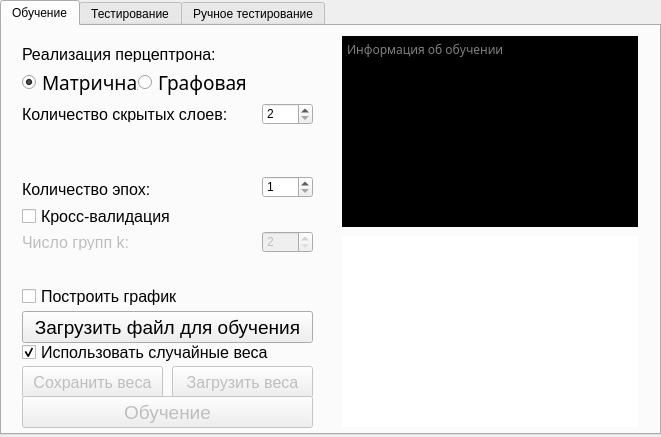
<?xml version="1.0" encoding="UTF-8"?>
<ui version="4.0">
 <class>MainWindow</class>
 <widget class="QMainWindow" name="MainWindow">
  <property name="geometry">
   <rect>
    <x>0</x>
    <y>0</y>
    <width>661</width>
    <height>437</height>
   </rect>
  </property>
  <property name="sizePolicy">
   <sizepolicy hsizetype="Fixed" vsizetype="Fixed">
    <horstretch>0</horstretch>
    <verstretch>0</verstretch>
   </sizepolicy>
  </property>
  <property name="minimumSize">
   <size>
    <width>661</width>
    <height>437</height>
   </size>
  </property>
  <property name="maximumSize">
   <size>
    <width>661</width>
    <height>437</height>
   </size>
  </property>
  <property name="windowTitle">
   <string>MainWindow</string>
  </property>
  <widget class="QWidget" name="centralwidget">
   <widget class="QTabWidget" name="tabWidget">
    <property name="enabled">
     <bool>true</bool>
    </property>
    <property name="geometry">
     <rect>
      <x>0</x>
      <y>0</y>
      <width>661</width>
      <height>435</height>
     </rect>
    </property>
    <property name="sizePolicy">
     <sizepolicy hsizetype="Expanding" vsizetype="Expanding">
      <horstretch>0</horstretch>
      <verstretch>0</verstretch>
     </sizepolicy>
    </property>
    <property name="currentIndex">
     <number>0</number>
    </property>
    <widget class="QWidget" name="learning">
     <attribute name="title">
      <string>Обучение</string>
     </attribute>
     <widget class="QLabel" name="label_realization">
      <property name="geometry">
       <rect>
        <x>20</x>
        <y>20</y>
        <width>211</width>
        <height>16</height>
       </rect>
      </property>
      <property name="font">
       <font>
        <pointsize>12</pointsize>
        <weight>50</weight>
        <bold>false</bold>
       </font>
      </property>
      <property name="text">
       <string>Реализация перцептрона:</string>
      </property>
      <property name="textFormat">
       <enum>Qt::AutoText</enum>
      </property>
     </widget>
     <widget class="QWidget" name="layoutWidget">
      <property name="geometry">
       <rect>
        <x>20</x>
        <y>40</y>
        <width>230</width>
        <height>32</height>
       </rect>
      </property>
      <property name="font">
       <font>
        <family>Geneva</family>
       </font>
      </property>
      <layout class="QHBoxLayout" name="mode_box">
       <property name="spacing">
        <number>0</number>
       </property>
       <item>
        <widget class="QRadioButton" name="matrix_mode">
         <property name="font">
          <font>
           <family>Geneva</family>
           <pointsize>14</pointsize>
          </font>
         </property>
         <property name="cursor">
          <cursorShape>PointingHandCursor</cursorShape>
         </property>
         <property name="styleSheet">
          <string notr="true"/>
         </property>
         <property name="text">
          <string>Матричная</string>
         </property>
         <property name="checked">
          <bool>true</bool>
         </property>
        </widget>
       </item>
       <item>
        <widget class="QRadioButton" name="graph_mode">
         <property name="font">
          <font>
           <family>Geneva</family>
           <pointsize>14</pointsize>
          </font>
         </property>
         <property name="cursor">
          <cursorShape>PointingHandCursor</cursorShape>
         </property>
         <property name="styleSheet">
          <string notr="true"/>
         </property>
         <property name="text">
          <string>Графовая</string>
         </property>
        </widget>
       </item>
      </layout>
     </widget>
     <widget class="QTextBrowser" name="text_browser">
      <property name="geometry">
       <rect>
        <x>340</x>
        <y>10</y>
        <width>296</width>
        <height>191</height>
       </rect>
      </property>
      <property name="font">
       <font>
        <family>Geneva</family>
       </font>
      </property>
      <property name="styleSheet">
       <string notr="true">QTextBrowser {
	background-color: black;
	color: #ffffff;
}</string>
      </property>
      <property name="html">
       <string>&lt;!DOCTYPE HTML PUBLIC &quot;-//W3C//DTD HTML 4.0//EN&quot; &quot;http://www.w3.org/TR/REC-html40/strict.dtd&quot;&gt;
&lt;html&gt;&lt;head&gt;&lt;meta name=&quot;qrichtext&quot; content=&quot;1&quot; /&gt;&lt;style type=&quot;text/css&quot;&gt;
p, li { white-space: pre-wrap; }
&lt;/style&gt;&lt;/head&gt;&lt;body style=&quot; font-family:'Geneva'; font-size:8.25pt; font-weight:400; font-style:normal;&quot;&gt;
&lt;p style=&quot;-qt-paragraph-type:empty; margin-top:0px; margin-bottom:0px; margin-left:0px; margin-right:0px; -qt-block-indent:0; text-indent:0px; font-family:'Arial'; font-size:11pt;&quot;&gt;&lt;br /&gt;&lt;/p&gt;&lt;/body&gt;&lt;/html&gt;</string>
      </property>
      <property name="placeholderText">
       <string>Информация об обучении</string>
      </property>
     </widget>
     <widget class="QLabel" name="label_layers">
      <property name="geometry">
       <rect>
        <x>20</x>
        <y>80</y>
        <width>231</width>
        <height>16</height>
       </rect>
      </property>
      <property name="font">
       <font>
        <pointsize>12</pointsize>
        <weight>50</weight>
        <bold>false</bold>
       </font>
      </property>
      <property name="text">
       <string>Количество скрытых слоев:</string>
      </property>
      <property name="textFormat">
       <enum>Qt::AutoText</enum>
      </property>
     </widget>
     <widget class="QPushButton" name="button_save_weights">
      <property name="enabled">
       <bool>false</bool>
      </property>
      <property name="geometry">
       <rect>
        <x>20</x>
        <y>340</y>
        <width>141</width>
        <height>32</height>
       </rect>
      </property>
      <property name="font">
       <font>
        <pointsize>12</pointsize>
       </font>
      </property>
      <property name="text">
       <string>Сохранить веса</string>
      </property>
     </widget>
     <widget class="QPushButton" name="button_load_weights">
      <property name="enabled">
       <bool>false</bool>
      </property>
      <property name="geometry">
       <rect>
        <x>170</x>
        <y>340</y>
        <width>141</width>
        <height>32</height>
       </rect>
      </property>
      <property name="font">
       <font>
        <pointsize>12</pointsize>
       </font>
      </property>
      <property name="text">
       <string>Загрузить веса</string>
      </property>
     </widget>
     <widget class="QLabel" name="label_epochs">
      <property name="geometry">
       <rect>
        <x>20</x>
        <y>155</y>
        <width>231</width>
        <height>16</height>
       </rect>
      </property>
      <property name="font">
       <font>
        <pointsize>12</pointsize>
        <weight>50</weight>
        <bold>false</bold>
       </font>
      </property>
      <property name="text">
       <string>Количество эпох:</string>
      </property>
      <property name="textFormat">
       <enum>Qt::AutoText</enum>
      </property>
     </widget>
     <widget class="QCheckBox" name="check_build_graph">
      <property name="geometry">
       <rect>
        <x>20</x>
        <y>260</y>
        <width>181</width>
        <height>20</height>
       </rect>
      </property>
      <property name="font">
       <font>
        <pointsize>12</pointsize>
        <weight>50</weight>
        <bold>false</bold>
       </font>
      </property>
      <property name="styleSheet">
       <string notr="true"/>
      </property>
      <property name="text">
       <string>Построить график</string>
      </property>
     </widget>
     <widget class="QCheckBox" name="check_cross_validation">
      <property name="geometry">
       <rect>
        <x>20</x>
        <y>180</y>
        <width>181</width>
        <height>20</height>
       </rect>
      </property>
      <property name="font">
       <font>
        <pointsize>12</pointsize>
        <weight>50</weight>
        <bold>false</bold>
       </font>
      </property>
      <property name="styleSheet">
       <string notr="true"/>
      </property>
      <property name="text">
       <string>Кросс-валидация</string>
      </property>
     </widget>
     <widget class="QPushButton" name="button_learning">
      <property name="enabled">
       <bool>false</bool>
      </property>
      <property name="geometry">
       <rect>
        <x>20</x>
        <y>370</y>
        <width>291</width>
        <height>32</height>
       </rect>
      </property>
      <property name="font">
       <font>
        <pointsize>14</pointsize>
       </font>
      </property>
      <property name="text">
       <string>Обучение</string>
      </property>
     </widget>
     <widget class="QSpinBox" name="spin_count_epochs">
      <property name="geometry">
       <rect>
        <x>260</x>
        <y>150</y>
        <width>51</width>
        <height>22</height>
       </rect>
      </property>
      <property name="minimum">
       <number>1</number>
      </property>
     </widget>
     <widget class="QSpinBox" name="spin_count_layers">
      <property name="geometry">
       <rect>
        <x>260</x>
        <y>77</y>
        <width>51</width>
        <height>22</height>
       </rect>
      </property>
      <property name="minimum">
       <number>2</number>
      </property>
      <property name="maximum">
       <number>5</number>
      </property>
     </widget>
     <widget class="QLabel" name="label_k">
      <property name="enabled">
       <bool>false</bool>
      </property>
      <property name="geometry">
       <rect>
        <x>20</x>
        <y>208</y>
        <width>231</width>
        <height>16</height>
       </rect>
      </property>
      <property name="font">
       <font>
        <pointsize>12</pointsize>
        <weight>50</weight>
        <bold>false</bold>
       </font>
      </property>
      <property name="text">
       <string>Число групп k:</string>
      </property>
      <property name="textFormat">
       <enum>Qt::AutoText</enum>
      </property>
     </widget>
     <widget class="QSpinBox" name="spin_k_groups">
      <property name="enabled">
       <bool>false</bool>
      </property>
      <property name="geometry">
       <rect>
        <x>260</x>
        <y>205</y>
        <width>51</width>
        <height>22</height>
       </rect>
      </property>
      <property name="minimum">
       <number>2</number>
      </property>
      <property name="maximum">
       <number>100</number>
      </property>
     </widget>
     <widget class="QCustomPlot" name="graph" native="true">
      <property name="geometry">
       <rect>
        <x>340</x>
        <y>210</y>
        <width>296</width>
        <height>191</height>
       </rect>
      </property>
      <property name="minimumSize">
       <size>
        <width>296</width>
        <height>191</height>
       </size>
      </property>
      <property name="maximumSize">
       <size>
        <width>400</width>
        <height>300</height>
       </size>
      </property>
      <property name="styleSheet">
       <string notr="true">QWidget {
	background-color: white;
}</string>
      </property>
     </widget>
     <widget class="QCheckBox" name="check_default_weights">
      <property name="geometry">
       <rect>
        <x>20</x>
        <y>316</y>
        <width>261</width>
        <height>20</height>
       </rect>
      </property>
      <property name="font">
       <font>
        <pointsize>12</pointsize>
        <weight>50</weight>
        <bold>false</bold>
       </font>
      </property>
      <property name="styleSheet">
       <string notr="true"/>
      </property>
      <property name="text">
       <string>Использовать случайные веса</string>
      </property>
      <property name="checked">
       <bool>true</bool>
      </property>
     </widget>
     <widget class="QPushButton" name="button_load_file_for_learning">
      <property name="geometry">
       <rect>
        <x>20</x>
        <y>285</y>
        <width>291</width>
        <height>32</height>
       </rect>
      </property>
      <property name="font">
       <font>
        <pointsize>14</pointsize>
       </font>
      </property>
      <property name="text">
       <string>Загрузить файл для обучения</string>
      </property>
     </widget>
     <widget class="QLabel" name="label_gif">
      <property name="geometry">
       <rect>
        <x>340</x>
        <y>10</y>
        <width>296</width>
        <height>191</height>
       </rect>
      </property>
      <property name="text">
       <string/>
      </property>
     </widget>
    </widget>
    <widget class="QWidget" name="testing">
     <attribute name="title">
      <string>Тестирование</string>
     </attribute>
     <widget class="QWidget" name="layoutWidget_2">
      <property name="enabled">
       <bool>true</bool>
      </property>
      <property name="geometry">
       <rect>
        <x>20</x>
        <y>80</y>
        <width>230</width>
        <height>32</height>
       </rect>
      </property>
      <property name="font">
       <font>
        <family>Geneva</family>
       </font>
      </property>
      <layout class="QHBoxLayout" name="perceptron_implementation_box_test">
       <property name="spacing">
        <number>0</number>
       </property>
       <item>
        <widget class="QRadioButton" name="perceptron_matrix_mode_test">
         <property name="font">
          <font>
           <family>Geneva</family>
           <pointsize>14</pointsize>
          </font>
         </property>
         <property name="cursor">
          <cursorShape>PointingHandCursor</cursorShape>
         </property>
         <property name="styleSheet">
          <string notr="true"/>
         </property>
         <property name="text">
          <string>Матричная</string>
         </property>
         <property name="checked">
          <bool>true</bool>
         </property>
        </widget>
       </item>
       <item>
        <widget class="QRadioButton" name="perceptron_graph_mode_test">
         <property name="font">
          <font>
           <family>Geneva</family>
           <pointsize>14</pointsize>
          </font>
         </property>
         <property name="cursor">
          <cursorShape>PointingHandCursor</cursorShape>
         </property>
         <property name="styleSheet">
          <string notr="true"/>
         </property>
         <property name="text">
          <string>Графовая</string>
         </property>
        </widget>
       </item>
      </layout>
     </widget>
     <widget class="QLabel" name="label_realization_test">
      <property name="enabled">
       <bool>true</bool>
      </property>
      <property name="geometry">
       <rect>
        <x>20</x>
        <y>63</y>
        <width>211</width>
        <height>16</height>
       </rect>
      </property>
      <property name="font">
       <font>
        <pointsize>12</pointsize>
        <weight>50</weight>
        <bold>false</bold>
       </font>
      </property>
      <property name="text">
       <string>Реализация перцептрона:</string>
      </property>
      <property name="textFormat">
       <enum>Qt::AutoText</enum>
      </property>
     </widget>
     <widget class="QCheckBox" name="check_now_realization">
      <property name="enabled">
       <bool>false</bool>
      </property>
      <property name="geometry">
       <rect>
        <x>20</x>
        <y>20</y>
        <width>281</width>
        <height>20</height>
       </rect>
      </property>
      <property name="font">
       <font>
        <pointsize>12</pointsize>
       </font>
      </property>
      <property name="text">
       <string>Текущая реализация</string>
      </property>
      <property name="checked">
       <bool>false</bool>
      </property>
     </widget>
     <widget class="QPushButton" name="button_load_weights_test">
      <property name="enabled">
       <bool>true</bool>
      </property>
      <property name="geometry">
       <rect>
        <x>20</x>
        <y>120</y>
        <width>291</width>
        <height>32</height>
       </rect>
      </property>
      <property name="font">
       <font>
        <pointsize>14</pointsize>
       </font>
      </property>
      <property name="text">
       <string>Загрузить веса</string>
      </property>
     </widget>
     <widget class="QPushButton" name="button_load_file_test">
      <property name="enabled">
       <bool>false</bool>
      </property>
      <property name="geometry">
       <rect>
        <x>20</x>
        <y>300</y>
        <width>291</width>
        <height>32</height>
       </rect>
      </property>
      <property name="font">
       <font>
        <pointsize>14</pointsize>
       </font>
      </property>
      <property name="text">
       <string>Выбрать файл тестовых данных</string>
      </property>
     </widget>
     <widget class="QPushButton" name="button_run_test">
      <property name="enabled">
       <bool>false</bool>
      </property>
      <property name="geometry">
       <rect>
        <x>20</x>
        <y>370</y>
        <width>291</width>
        <height>32</height>
       </rect>
      </property>
      <property name="font">
       <font>
        <pointsize>14</pointsize>
       </font>
      </property>
      <property name="text">
       <string>Запустить тестирование</string>
      </property>
     </widget>
     <widget class="QLabel" name="label_part_of_test">
      <property name="geometry">
       <rect>
        <x>20</x>
        <y>340</y>
        <width>231</width>
        <height>16</height>
       </rect>
      </property>
      <property name="font">
       <font>
        <pointsize>12</pointsize>
        <weight>50</weight>
        <bold>false</bold>
       </font>
      </property>
      <property name="text">
       <string>Часть тестовой выборки:</string>
      </property>
      <property name="textFormat">
       <enum>Qt::AutoText</enum>
      </property>
     </widget>
     <widget class="QDoubleSpinBox" name="doubleSpinBox">
      <property name="geometry">
       <rect>
        <x>250</x>
        <y>340</y>
        <width>62</width>
        <height>22</height>
       </rect>
      </property>
      <property name="font">
       <font>
        <pointsize>12</pointsize>
       </font>
      </property>
      <property name="minimum">
       <double>0.050000000000000</double>
      </property>
      <property name="maximum">
       <double>1.000000000000000</double>
      </property>
      <property name="singleStep">
       <double>0.050000000000000</double>
      </property>
      <property name="value">
       <double>1.000000000000000</double>
      </property>
     </widget>
     <widget class="QGroupBox" name="group_result">
      <property name="geometry">
       <rect>
        <x>330</x>
        <y>10</y>
        <width>301</width>
        <height>381</height>
       </rect>
      </property>
      <property name="font">
       <font>
        <pointsize>16</pointsize>
       </font>
      </property>
      <property name="title">
       <string>Результат тестирования</string>
      </property>
      <widget class="QLabel" name="label_average_mse">
       <property name="geometry">
        <rect>
         <x>10</x>
         <y>40</y>
         <width>231</width>
         <height>16</height>
        </rect>
       </property>
       <property name="font">
        <font>
         <pointsize>12</pointsize>
        </font>
       </property>
       <property name="text">
        <string>Среднее MSE:</string>
       </property>
       <property name="textFormat">
        <enum>Qt::AutoText</enum>
       </property>
      </widget>
      <widget class="QLabel" name="label_average_accuracy">
       <property name="geometry">
        <rect>
         <x>10</x>
         <y>70</y>
         <width>231</width>
         <height>16</height>
        </rect>
       </property>
       <property name="font">
        <font>
         <pointsize>12</pointsize>
         <weight>50</weight>
         <bold>false</bold>
        </font>
       </property>
       <property name="text">
        <string>Средняя точность:</string>
       </property>
       <property name="textFormat">
        <enum>Qt::AutoText</enum>
       </property>
      </widget>
      <widget class="QLabel" name="label_precision">
       <property name="geometry">
        <rect>
         <x>10</x>
         <y>100</y>
         <width>231</width>
         <height>16</height>
        </rect>
       </property>
       <property name="font">
        <font>
         <pointsize>12</pointsize>
         <weight>50</weight>
         <bold>false</bold>
        </font>
       </property>
       <property name="text">
        <string>Прецизионность:</string>
       </property>
       <property name="textFormat">
        <enum>Qt::AutoText</enum>
       </property>
      </widget>
      <widget class="QLabel" name="label_recall">
       <property name="geometry">
        <rect>
         <x>10</x>
         <y>130</y>
         <width>231</width>
         <height>16</height>
        </rect>
       </property>
       <property name="font">
        <font>
         <pointsize>12</pointsize>
         <weight>50</weight>
         <bold>false</bold>
        </font>
       </property>
       <property name="text">
        <string>Полнота:</string>
       </property>
       <property name="textFormat">
        <enum>Qt::AutoText</enum>
       </property>
      </widget>
      <widget class="QLabel" name="label_f_mesaure">
       <property name="geometry">
        <rect>
         <x>10</x>
         <y>160</y>
         <width>231</width>
         <height>16</height>
        </rect>
       </property>
       <property name="font">
        <font>
         <pointsize>12</pointsize>
         <weight>50</weight>
         <bold>false</bold>
        </font>
       </property>
       <property name="text">
        <string>f-мера:</string>
       </property>
       <property name="textFormat">
        <enum>Qt::AutoText</enum>
       </property>
      </widget>
      <widget class="QLabel" name="label_spent_time">
       <property name="geometry">
        <rect>
         <x>10</x>
         <y>190</y>
         <width>231</width>
         <height>16</height>
        </rect>
       </property>
       <property name="font">
        <font>
         <pointsize>12</pointsize>
         <weight>50</weight>
         <bold>false</bold>
        </font>
       </property>
       <property name="text">
        <string>Затраченное время:</string>
       </property>
       <property name="textFormat">
        <enum>Qt::AutoText</enum>
       </property>
      </widget>
      <widget class="QLineEdit" name="lineEdit_average_accuracy">
       <property name="geometry">
        <rect>
         <x>180</x>
         <y>70</y>
         <width>113</width>
         <height>21</height>
        </rect>
       </property>
       <property name="font">
        <font>
         <pointsize>14</pointsize>
        </font>
       </property>
       <property name="text">
        <string>0</string>
       </property>
       <property name="readOnly">
        <bool>true</bool>
       </property>
      </widget>
      <widget class="QLineEdit" name="lineEdit_average_mse">
       <property name="geometry">
        <rect>
         <x>180</x>
         <y>40</y>
         <width>113</width>
         <height>21</height>
        </rect>
       </property>
       <property name="font">
        <font>
         <pointsize>14</pointsize>
        </font>
       </property>
       <property name="text">
        <string>0</string>
       </property>
       <property name="readOnly">
        <bool>true</bool>
       </property>
      </widget>
      <widget class="QLineEdit" name="lineEdit_precision">
       <property name="geometry">
        <rect>
         <x>180</x>
         <y>100</y>
         <width>113</width>
         <height>21</height>
        </rect>
       </property>
       <property name="font">
        <font>
         <pointsize>14</pointsize>
        </font>
       </property>
       <property name="text">
        <string>0</string>
       </property>
       <property name="readOnly">
        <bool>true</bool>
       </property>
      </widget>
      <widget class="QLineEdit" name="lineEdit_recall">
       <property name="geometry">
        <rect>
         <x>180</x>
         <y>130</y>
         <width>113</width>
         <height>21</height>
        </rect>
       </property>
       <property name="font">
        <font>
         <pointsize>14</pointsize>
        </font>
       </property>
       <property name="text">
        <string>0</string>
       </property>
       <property name="readOnly">
        <bool>true</bool>
       </property>
      </widget>
      <widget class="QLineEdit" name="lineEdit_f_mesaure">
       <property name="geometry">
        <rect>
         <x>180</x>
         <y>160</y>
         <width>113</width>
         <height>21</height>
        </rect>
       </property>
       <property name="font">
        <font>
         <pointsize>14</pointsize>
        </font>
       </property>
       <property name="text">
        <string>0</string>
       </property>
       <property name="readOnly">
        <bool>true</bool>
       </property>
      </widget>
      <widget class="QLineEdit" name="lineEdit_spent_time">
       <property name="geometry">
        <rect>
         <x>180</x>
         <y>190</y>
         <width>113</width>
         <height>21</height>
        </rect>
       </property>
       <property name="font">
        <font>
         <pointsize>14</pointsize>
        </font>
       </property>
       <property name="text">
        <string>0</string>
       </property>
       <property name="readOnly">
        <bool>true</bool>
       </property>
      </widget>
     </widget>
    </widget>
    <widget class="QWidget" name="handTesting">
     <attribute name="title">
      <string>Ручное тестирование</string>
     </attribute>
     <widget class="QGraphicsView" name="graphicsView">
      <property name="geometry">
       <rect>
        <x>30</x>
        <y>60</y>
        <width>300</width>
        <height>300</height>
       </rect>
      </property>
      <property name="sizePolicy">
       <sizepolicy hsizetype="Maximum" vsizetype="Maximum">
        <horstretch>0</horstretch>
        <verstretch>0</verstretch>
       </sizepolicy>
      </property>
      <property name="minimumSize">
       <size>
        <width>300</width>
        <height>300</height>
       </size>
      </property>
      <property name="maximumSize">
       <size>
        <width>300</width>
        <height>300</height>
       </size>
      </property>
      <property name="font">
       <font>
        <family>Geneva</family>
       </font>
      </property>
      <property name="cursor" stdset="0">
       <cursorShape>CrossCursor</cursorShape>
      </property>
      <property name="styleSheet">
       <string notr="true">QGraphicsView {
	background-color: #000;
}</string>
      </property>
      <property name="verticalScrollBarPolicy">
       <enum>Qt::ScrollBarAlwaysOff</enum>
      </property>
      <property name="horizontalScrollBarPolicy">
       <enum>Qt::ScrollBarAlwaysOff</enum>
      </property>
      <property name="sizeAdjustPolicy">
       <enum>QAbstractScrollArea::AdjustToContents</enum>
      </property>
      <property name="interactive">
       <bool>true</bool>
      </property>
      <property name="sceneRect">
       <rectf>
        <x>0.000000000000000</x>
        <y>0.000000000000000</y>
        <width>300.000000000000000</width>
        <height>300.000000000000000</height>
       </rectf>
      </property>
     </widget>
     <widget class="QPushButton" name="button_process">
      <property name="enabled">
       <bool>false</bool>
      </property>
      <property name="geometry">
       <rect>
        <x>350</x>
        <y>330</y>
        <width>271</width>
        <height>32</height>
       </rect>
      </property>
      <property name="font">
       <font>
        <pointsize>14</pointsize>
       </font>
      </property>
      <property name="text">
       <string>Обработать</string>
      </property>
     </widget>
     <widget class="QPushButton" name="button_load_image">
      <property name="geometry">
       <rect>
        <x>350</x>
        <y>300</y>
        <width>271</width>
        <height>32</height>
       </rect>
      </property>
      <property name="font">
       <font>
        <pointsize>14</pointsize>
       </font>
      </property>
      <property name="text">
       <string>Загрузить изображение</string>
      </property>
     </widget>
     <widget class="QLabel" name="label_result">
      <property name="geometry">
       <rect>
        <x>350</x>
        <y>70</y>
        <width>271</width>
        <height>16</height>
       </rect>
      </property>
      <property name="font">
       <font>
        <pointsize>12</pointsize>
        <weight>50</weight>
        <bold>false</bold>
       </font>
      </property>
      <property name="text">
       <string>Результат:</string>
      </property>
      <property name="textFormat">
       <enum>Qt::AutoText</enum>
      </property>
      <property name="alignment">
       <set>Qt::AlignCenter</set>
      </property>
     </widget>
     <widget class="QLabel" name="label_answer">
      <property name="geometry">
       <rect>
        <x>350</x>
        <y>100</y>
        <width>271</width>
        <height>101</height>
       </rect>
      </property>
      <property name="font">
       <font>
        <pointsize>70</pointsize>
       </font>
      </property>
      <property name="styleSheet">
       <string notr="true">QLabel {
	background-color: white;
	color: #000;
}</string>
      </property>
      <property name="text">
       <string/>
      </property>
      <property name="alignment">
       <set>Qt::AlignCenter</set>
      </property>
     </widget>
     <widget class="QPushButton" name="button_clear">
      <property name="geometry">
       <rect>
        <x>350</x>
        <y>270</y>
        <width>271</width>
        <height>32</height>
       </rect>
      </property>
      <property name="font">
       <font>
        <pointsize>14</pointsize>
       </font>
      </property>
      <property name="text">
       <string>Очистить</string>
      </property>
     </widget>
     <widget class="QLabel" name="label">
      <property name="geometry">
       <rect>
        <x>350</x>
        <y>219</y>
        <width>271</width>
        <height>41</height>
       </rect>
      </property>
      <property name="font">
       <font>
        <italic>true</italic>
        <underline>false</underline>
        <strikeout>false</strikeout>
       </font>
      </property>
      <property name="text">
       <string>Настройка нейронной сети происходит во вкладке &quot;Тестирование&quot;</string>
      </property>
      <property name="wordWrap">
       <bool>true</bool>
      </property>
     </widget>
    </widget>
   </widget>
  </widget>
 </widget>
 <customwidgets>
  <customwidget>
   <class>QCustomPlot</class>
   <extends>QWidget</extends>
   <header>view/qcustomplot.h</header>
   <container>1</container>
  </customwidget>
 </customwidgets>
 <resources/>
 <connections/>
</ui>
